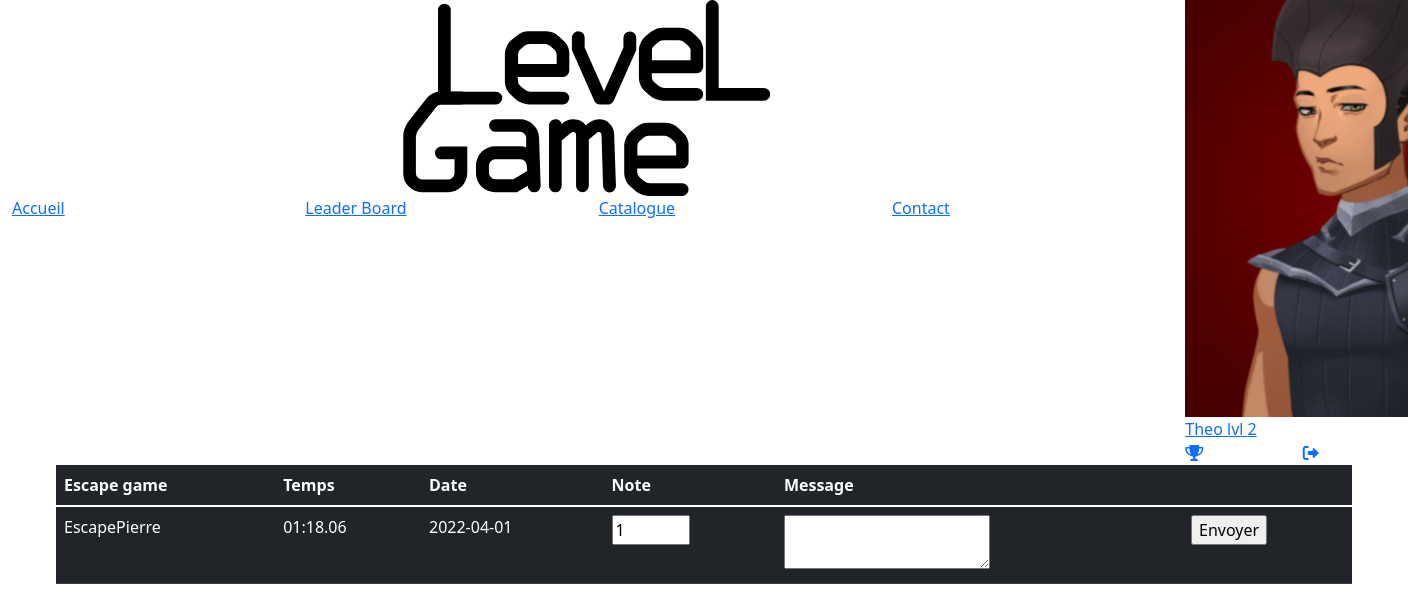
The page /?p=stats (signed in) on the database its author committed.
### tables this page shows
CREATE TABLE IF NOT EXISTS `user` (
  `idUser` int(11) NOT NULL AUTO_INCREMENT,
  `nom` varchar(47) NOT NULL,
  `email` varchar(100) NOT NULL,
  `mdp` varchar(61) NOT NULL,
  `niveau` int(11) NOT NULL,
  `adresse` varchar(60) NOT NULL,
  `cp` int(11) NOT NULL,
  `ville` varchar(60) NOT NULL,
  `admin` tinyint(1) DEFAULT NULL,
  PRIMARY KEY (`idUser`),
  KEY `niveau` (`niveau`) USING BTREE
);

CREATE TABLE IF NOT EXISTS `jouer` (
  `idUser` int(11) DEFAULT NULL,
  `idEscape` int(11) DEFAULT NULL,
  `date` date NOT NULL,
  `temps` varchar(10) NOT NULL,
  `note` int(5) DEFAULT NULL,
  `message` varchar(100) DEFAULT NULL,
  KEY `idUser` (`idUser`),
  KEY `idEscape` (`idEscape`)
);

CREATE TABLE IF NOT EXISTS `escapegame` (
  `idEscape` int(11) NOT NULL AUTO_INCREMENT,
  `nom` varchar(50) NOT NULL,
  `niveau` int(11) NOT NULL,
  `idType` int(11) NOT NULL,
  `adresse` varchar(60) NOT NULL,
  `cp` int(11) NOT NULL,
  `ville` varchar(60) NOT NULL,
  `description` text,
  PRIMARY KEY (`idEscape`),
  KEY `idType` (`idType`),
  KEY `niveau` (`niveau`)
);

### public/index.php (called while the page is built, shortened)
<?php
require_once "../src/core/rooter.php";
require "views/layout.php";
?>

### src/models/entity/Escapegame.php (called while the page is built, shortened)
<?php
class Escapegame{
    protected $nom;
    public function getNom()
    {
        return $this->nom;
    }
    public function setNom($nom)
    {
        $this->nom = $nom;
        return $this;
    }
}
?>

### src/models/BddConnection.php (called while the page is built, shortened)
<?php
class BddConnection{
	protected $serveur = "localhost";
	protected $bdd 	= "blocb";
	protected $user = "root";
	protected $password = "";
	protected function getconnect(){
		try{
			$db = new PDO("mysql:host=$this->serveur;dbname=$this->bdd;charset=utf8",$this->user,$this->password);
			return $db;
		}
		catch(PDOException $erreur){
		return "Erreur : ". $erreur->getMessage();
		}
	}
	public function specifique($table,$champ,$id){
		$db = $this->getconnect();
		$sql = "SELECT * FROM $table WHERE $champ = :id";
		$rst = $db->prepare($sql);
		$rst->execute([":id" => $id]);
		return  $rst->fetchAll(PDO::FETCH_ASSOC);
	}
	public function createStatsJoueur($NomUser){
		$db = $this->getconnect();
		$sql = "SELECT user.idUser,escapegame.idEscape,user.nom as nomuser,escapegame.nom as nomescape,jouer.temps,jouer.date,jouer.note,jouer.message
		FROM `jouer`
		INNER JOIN `escapegame` ON jouer.idEscape =escapegame.idEscape
		INNER JOIN `user` ON jouer.idUser = user.idUser
		WHERE user.nom = '$NomUser'
		ORDER BY jouer.temps;";
		$rst = $db->prepare($sql);
		$rst->execute();
		return  $rst->fetchAll(PDO::FETCH_ASSOC);
	}
}
?>

### src/models/repository/UserRepo.php (called while the page is built, shortened)
<?php
class UserRepo extends BddConnection{
    protected $dataUserSelected;
    protected function getUserByChamp($typeChamp, $valueToSearch){
        return $this->specifique("user", $typeChamp, $valueToSearch);
    }
   public function setUserByChamp($champ , $nomChamp ){
       $tab = $this->getUserByChamp($champ , $nomChamp);
       $this->dataUserSelected = new User();
       $this->dataUserSelected->setIdUser($tab[0]["idUser"])
                ->setNom($tab[0]["nom"])
                ->setMail($tab[0]["email"])
                ->setMdp($tab[0]["mdp"])
                ->setNiveau($tab[0]["niveau"])
                ->setAdresse($tab[0]["adresse"])
                ->setCp($tab[0]["cp"])
                ->setVille($tab[0]["ville"])
                ->setAdmin($tab[0]["admin"]);
        return $this;
   }
    public function getDataUserSelected(){
        return $this->dataUserSelected;
    }
}
?>

### src/models/entity/Jouer.php (called while the page is built, shortened)
<?php
class Jouer{
   protected $date;
   protected $temps;
   protected $note;
   public function getDate()
   {
      return $this->date;
   }
   public function setDate($date)
   {
      $this->date = $date;
      return $this;
   }
   public function getTemps()
   {
      return $this->temps;
   }
   public function setTemps($temps)
   {
      $this->temps = $temps;
      return $this;
   }
   public function getNote()
   {
      return $this->note;
   }
   public function setNote($note)
   {
      $this->note = $note;
      return $this;
   }
}

### src/models/entity/User.php (called while the page is built, shortened)
<?php
class User{
    protected $nom;
    protected $niveau;
    public function getNom()
    {
        return $this->nom;
    }
    public function setNom($nom)
    {
        $this->nom = $nom;
        return $this;
    }
    public function getNiveau()
    {
        return $this->niveau;
    }
    public function setNiveau($niveau)
    {
        $this->niveau = $niveau;
        return $this;
    }
}
?>

### src/controller/stats.php (the view, shortened to what this page needs)
<?php
if (isset($_SESSION['compte']) && !(isset($_SESSION['compte']['admin']))){
    $user1 = new UserRepo;
    $user1->setUserByChamp("email",$_SESSION['compte']['email']);
    $nomUser = $user1->getDataUserSelected();
    $nomUser->getNom();
    if(empty($nomUser->getNom())){
        $option = "";
    }else{
        $option = $nomUser->getNom();
    }
    $Leaderboard = [];
    $appelbdd = new JouerRepo();
    $leaderboard = $appelbdd->StatsJoueur($option);
    foreach ($leaderboard as $key => $value){
        $jouer = new Jouer();
        $jouer->setDate($value["date"]);
        $jouer->setTemps($value["temps"]);
        $jouer->setNote($value["note"]);
        $jouer->setMessage($value["message"]);
        $user = new User();
        $user->setNom($value["nomuser"]);
        $escape = new Escapegame();
        $escape->setIdEscape($value["idEscape"]);
        $escape->setNom($value["nomescape"]);
        array_push($Leaderboard, [$jouer, $user, $escape]);
    }
    $htmlLeaderboard = "";
    foreach($Leaderboard as $key => $value){
        $htmlLeaderboard .= "<tr>"."<td><form method='post'><input type='hidden' name='idEscape' value='".$value[2]->getIdEscape()."'>".$value[2]->getNom()."</td>"."<td>".$value[0]->getTemps()."</td>"."<td>".$value[0]->getDate()."</td>"."<td>"."<input type='number' name='note' min='0' max='5' value=".$value[0]->getNote().">"."</td>"."<td>"."<textarea name='message'>".$value[0]->getMessage()."</textarea>"."</td>"."<td>"."<input type='submit' value='Envoyer'></form>"."</td>"."</tr>";
    }
    require("../public/views/stats.php");
}
else{
    $htmlLeaderboard = "Vous n'avez jamais fait d'Escape Game";
    require("../public/views/stats.php");
}
?>

### public/views/layout.php (shortened to what this page needs)
<!DOCTYPE html>
<html lang="en">
<head>
    <link rel="stylesheet/less" href="views/style/reset.less">
    <link href="https://cdn.jsdelivr.net/npm/bootstrap@5.1.3/dist/css/bootstrap.min.css" rel="stylesheet">
    <link rel="stylesheet" href="https://cdnjs.cloudflare.com/ajax/libs/font-awesome/6.0.0-beta3/css/all.min.css"/>
    <link rel="stylesheet/less" href="views/style/style.less">
</head>
<body>
<header class="container-fluid">
    <div class="header">
        <div class="row AZERTY">
            <div class="col-10 menu">
                <div class="row">
                    <div class="offset-4 col-4 logo">
                        <a href="#">
                        </a>
                    </div>
                </div>
                    <div class="row liens">
                        <a href="?p=accueil"class="col-3" >Accueil</a>
                        <a href="?p=leaderboard"class="col-3" >Leader Board</a>
                        <a href="?p=catalogue"class="col-3" >Catalogue</a>
                    <a href="?p=contact"class="col-3" >Contact</a>
                    </div>
                </div>
                <?php
                $compte = $_SESSION['compte'] ?? "";
                if($compte) :
                    $userRepo = new UserRepo();
                    $userRepo->setUserByChamp("email",$session->GetCompte()["email"] );
                    $try = $userRepo->getDataUserSelected(); ?>
                        <div class="col-2 connecter">
                            <a href="?p=infos" class="avatar">
                                <img src="views/style/img/avatar<?= $try->getNiveau();?>.png" alt="">
                                <span class="user"><?php
                                echo($try->getNom()); ?></span>
                                <span class="niveau">lvl&nbsp<?= $try->getNiveau(); ?></span>
                            </a>
                            <div class="userconnecter">
                                <div class="row">
                                    <a href="?p=stats" class="col-6"><i class="fas fa-trophy"></i></a>
                                    <a href="?p=login" class="col-6"><i class="fa-solid fa-right-from-bracket"></i></a>
                                </div>
                            </div>
                        </div>
                <?php endif ?>
            </div>
         </div>
</header>
    <?= $page_content;?>
</body>
</html>

### rows shown on the page
user: nom "Theo", niveau "2"
jouer: idEscape.nom "EscapePierre", temps "01:18.06", date "2022-04-01", note "1"
